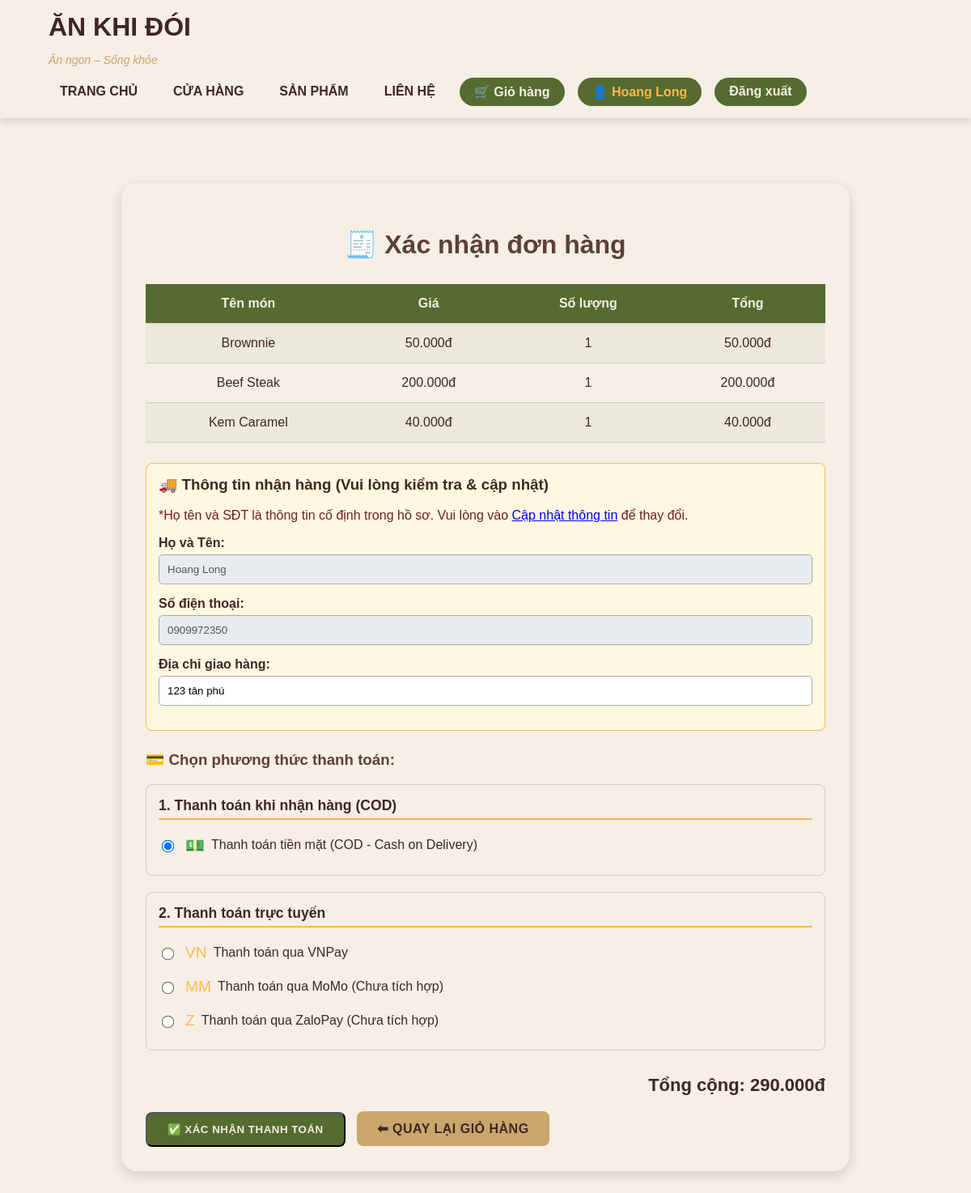
/checkout.php (signed in), run on the app's committed database.
### tables this page shows
CREATE TABLE `cart_items` (
  `id` int(10) UNSIGNED NOT NULL,
  `cart_id` int(10) UNSIGNED NOT NULL,
  `food_id` int(10) UNSIGNED NOT NULL,
  `quantity` int(11) NOT NULL DEFAULT 1,
  `added_at` timestamp NOT NULL DEFAULT current_timestamp()
);

CREATE TABLE `foods` (
  `id` int(10) UNSIGNED NOT NULL,
  `category_id` int(10) UNSIGNED NOT NULL,
  `name` varchar(100) NOT NULL,
  `description` text DEFAULT NULL,
  `price` decimal(10,2) NOT NULL,
  `image` varchar(255) DEFAULT NULL,
  `available` tinyint(1) DEFAULT 1,
  `type` enum('normal','new','bestseller') DEFAULT 'normal',
  `created_at` timestamp NOT NULL DEFAULT current_timestamp()
);

CREATE TABLE `customers` (
  `id` int(10) UNSIGNED NOT NULL,
  `user_id` int(10) UNSIGNED NOT NULL,
  `full_name` varchar(255) DEFAULT NULL,
  `phone` varchar(20) DEFAULT NULL,
  `address` text DEFAULT NULL,
  `membership` enum('normal','silver','gold','vip') DEFAULT 'normal',
  `created_at` timestamp NOT NULL DEFAULT current_timestamp()
);

### checkout.php (the view, shortened to what this page needs)
<?php
include 'config.php';
$user_id = intval($_SESSION['user_id'] ?? 0);
if ($user_id === 0) {
    $stmt_user = $conn->prepare("SELECT id FROM users WHERE username = ? LIMIT 1");
    $stmt_user->bind_param("s", $_SESSION['username']);
    $stmt_user->execute();
    $result_user = $stmt_user->get_result();
    if ($u = $result_user->fetch_assoc()) {
        $user_id = $u['id'];
    } else {
        die("❌ Không tìm thấy người dùng (users).");
    }
}
$stmt_cus = $conn->prepare("SELECT id, full_name, phone, address FROM customers WHERE user_id = ? LIMIT 1");
$stmt_cus->bind_param("i", $user_id);
$stmt_cus->execute();
$cusQ = $stmt_cus->get_result();
$customer_data = $cusQ->fetch_assoc();
$customer_id = intval($customer_data['id']);
$customer_name = htmlspecialchars($customer_data['full_name'] ?? '');
$customer_phone = htmlspecialchars($customer_data['phone'] ?? '');
$customer_address = htmlspecialchars($customer_data['address'] ?? '');
$cartQ = $conn->query("SELECT id FROM cart WHERE customer_id = $customer_id ORDER BY id DESC LIMIT 1");
$cart_id = intval($cartQ->fetch_assoc()['id']);
$items = [];
$total = 0;
$stmt_items = $conn->prepare("SELECT ci.food_id, ci.quantity, f.price, f.name
                             FROM cart_items ci
                             JOIN foods f ON ci.food_id = f.id
                             WHERE ci.cart_id = ?");
$stmt_items->bind_param("i", $cart_id);
$stmt_items->execute();
$res = $stmt_items->get_result();
if ($res && $res->num_rows > 0) {
    while ($r = $res->fetch_assoc()) {
        $r['subtotal'] = $r['price'] * $r['quantity'];
        $total += $r['subtotal'];
        $items[] = $r;
    }
} else {
    die("❌ Không có sản phẩm nào trong giỏ hàng.");
}
        ?>
<!DOCTYPE html>
<html lang="vi">
<head>
<link rel="stylesheet" href="main.css">
</head>
<body>
<header>
  <div class="container">
    <div class="logo">
      <h1>ĂN KHI ĐÓI</h1>
      <p>Ăn ngon – Sống khỏe</p>
    </div>
    <nav>
      <a href="index.php">TRANG CHỦ</a>
      <a href="store.php">CỬA HÀNG</a>
      <a href="shop.php">SẢN PHẨM</a>
      <a href="contact.php">LIÊN HỆ</a>
      <a href="view_cart.php">🛒 Giỏ hàng</a>
      <?php if(isset($_SESSION['username'])): ?>
        <a href="account/account.php" style="color: #ffb84d; font-weight: bold;">
          👤 <?= htmlspecialchars($_SESSION['username']) ?>
        </a>
        <a href="logout.php">Đăng xuất</a>
      <?php else: ?>
        <a href="login.php">Đăng nhập</a>
        <a href="register.php">Đăng ký</a>
      <?php endif; ?>
    </nav>
  </div>
</header>
<div class="cart-container">
  <h2>🧾 Xác nhận đơn hàng</h2>
  <table class="cart-table">
    <tr>
      <th>Tên món</th>
      <th>Giá</th>
      <th>Số lượng</th>
      <th>Tổng</th>
    </tr>
    <?php foreach ($items as $it): ?>
      <tr>
        <td><?= htmlspecialchars($it['name']) ?></td>
        <td><?= number_format($it['price'], 0, ",", ".") ?>đ</td>
        <td><?= $it['quantity'] ?></td>
        <td><?= number_format($it['subtotal'], 0, ",", ".") ?>đ</td>
      </tr>
    <?php endforeach; ?>
  </table>
  <form method="POST">
    <div class="delivery-info" style="margin: 25px 0; padding: 15px; border: 1px solid #ffb84d; border-radius: 8px; background: #fff8e1;">
        <h3 style="margin-top: 0; color: #3e2723;">🚚 Thông tin nhận hàng (Vui lòng kiểm tra & cập nhật)</h3>
        <p style="color: #701f1f; font-weight: 500;">
            *Họ tên và SĐT là thông tin cố định trong hồ sơ. Vui lòng vào
            <a href="account/edit_profile.php" style="color: blue; text-decoration: underline;">Cập nhật thông tin</a> để thay đổi.
        </p>
        <label for="name" style="display: block; font-weight: bold; margin-bottom: 5px;">Họ và Tên:</label>
        <input type="text" id="name" name="name_static" value="<?= $customer_name ?>" required
                readonly disabled
                style="width: 100%; padding: 10px; margin-bottom: 15px; border-radius: 5px; border: 1px solid #aaa; background-color: #e9ecef; color: #555;" placeholder="Họ và tên đầy đủ">
        <label for="phone" style="display: block; font-weight: bold; margin-bottom: 5px;">Số điện thoại:</label>
        <input type="tel" id="phone" name="phone_static" value="<?= $customer_phone ?>" required
                readonly disabled
                style="width: 100%; padding: 10px; margin-bottom: 15px; border-radius: 5px; border: 1px solid #aaa; background-color: #e9ecef; color: #555;" placeholder="Số điện thoại">
        <label for="address" style="display: block; font-weight: bold; margin-bottom: 5px;">Địa chỉ giao hàng:</label>
        <input type="text" id="address" name="address" value="<?= $customer_address ?>" required
                style="width: 100%; padding: 10px; margin-bottom: 15px; border-radius: 5px; border: 1px solid #aaa;" placeholder="Nhập địa chỉ cụ thể">
    </div>
    <div class="payment-selection">
        <h3 style="margin-top: 0; color: #5d4037;">💳 Chọn phương thức thanh toán:</h3>
        <div class="payment-group">
            <div class="payment-group-header">1. Thanh toán khi nhận hàng (COD)</div>
            <div class="payment-option">
                <input type="radio" id="method_cash" name="payment_method" value="cash" checked>
                <span class="payment-option-logo">💵</span>
                <label for="method_cash">Thanh toán tiền mặt (COD - Cash on Delivery)</label>
            </div>
        </div>
        <div class="payment-group">
            <div class="payment-group-header">2. Thanh toán trực tuyến</div>
            <div class="payment-option">
                <input type="radio" id="method_vnpay" name="payment_method" value="vnpay">
                <span class="payment-option-logo">VN</span>
                <label for="method_vnpay">Thanh toán qua VNPay</label>
            </div>
            <div class="payment-option">
                <input type="radio" id="method_momo" name="payment_method" value="momo">
                <span class="payment-option-logo">MM</span>
                <label for="method_momo">Thanh toán qua MoMo (Chưa tích hợp)</label>
            </div>
            <div class="payment-option">
                <input type="radio" id="method_zalo_pay" name="payment_method" value="zalo_pay">
                <span class="payment-option-logo">Z</span>
                <label for="method_zalo_pay">Thanh toán qua ZaloPay (Chưa tích hợp)</label>
            </div>
        </div>
    </div>
    <div class="total">Tổng cộng: <?= number_format($total, 0, ",", ".") ?>đ</div>
    <button type="submit" class="btn btn-checkout" style="margin-top: 20px;">✅ Xác nhận thanh toán</button>
    <a href="view_cart.php" class="btn btn-continue">⬅ Quay lại giỏ hàng</a>
  </form>
</div>
</body>
</html>

### main.css (style rules this page uses)
* { box-sizing: border-box; font-family: "Poppins", sans-serif; }
body { margin: 0; background: #f5efe6; color: #2c2c2c; }
header { background: #f5efe6; box-shadow: 0 3px 10px rgba(0, 0, 0, 0.15); position: sticky; top: 0; z-index: 1000; }
header .container { width: 90%; max-width: 1200px; margin: 0 auto; padding: 15px 0; display: flex; justify-content: space-between; align-items: center; flex-wrap: wrap; }
.logo h1 { margin: 0; color: #3e2723; font-size: 32px; font-weight: 800; }
.logo p { color: #c9a66b; font-size: 14px; font-style: italic; }
nav { display: flex; gap: 16px; flex-wrap: wrap; }
nav a { color: #3e2723; text-decoration: none; font-weight: 600; padding: 8px 14px; border-radius: 8px; transition: all 0.25s ease; }
nav a[href*="cart"], nav a[href*="account"], nav a[href*="login"], nav a[href*="logout"], nav a[href*="register"] { background: #556b2f; color: #f5efe6; border-radius: 20px; padding: 8px 18px; }
.cart-container { width: 90%; max-width: 900px; margin: 80px auto; background: #f5efe6; padding: 30px; border-radius: 20px; box-shadow: 0 5px 15px rgba(0, 0, 0, 0.15); color: #3e2723; }
.cart-container h2 { text-align: center; color: #5d4037; font-size: 32px; margin-bottom: 30px; }
.cart-table { width: 100%; border-collapse: collapse; margin-top: 20px; }
.cart-table th, .cart-table td { padding: 15px; text-align: center; border-bottom: 1px solid #ccc; }
.cart-table th { background: #556b2f; color: #f5efe6; }
.cart-table tr:nth-child(even) { background: rgba(85, 107, 47, 0.05); }
.total { text-align: right; color: #3e2723; font-size: 22px; font-weight: bold; margin-top: 30px; }
.btn { text-decoration: none; padding: 12px 25px; border-radius: 8px; font-weight: 600; display: inline-block; margin-top: 15px; transition: 0.3s; text-transform: uppercase; letter-spacing: 0.5px; }
.btn-checkout { background: #556b2f; color: #f5efe6; }
.btn-continue { background: #c9a66b; color: #3e2723; margin-left: 10px; }

### checkout.php (style rules this page uses)
.payment-group { margin-bottom: 20px; border: 1px solid #ccc; border-radius: 8px; padding: 15px; }
.payment-group-header { font-weight: bold; font-size: 1.1em; color: #3e2723; margin-bottom: 10px; border-bottom: 2px solid #ffb84d; padding-bottom: 5px; }
.payment-option { display: flex; align-items: center; padding: 10px 0; cursor: pointer; transition: background-color 0.2s; }
.payment-option input[type="radio"] { margin-right: 15px; transform: scale(1.2); }
.payment-option label { font-weight: 500; flex-grow: 1; }
.payment-option-logo { font-size: 1.2em; margin-right: 8px; color: #ffb84d; }

### data on the page
cart_items: food.name "Brownnie", food.price "50.000", quantity "1", subtotal "50.000"
cart_items: food.name "Beef Steak", food.price "200.000", quantity "1", subtotal "200.000"
cart_items: food.name "Kem Caramel", food.price "40.000", quantity "1", subtotal "40.000"
customers: name_static "Hoang Long", phone_static "0909972350", address "123 tân phú"

### other printed values
$_SESSION['username'] "Hoang Long"
$total "290.000"
